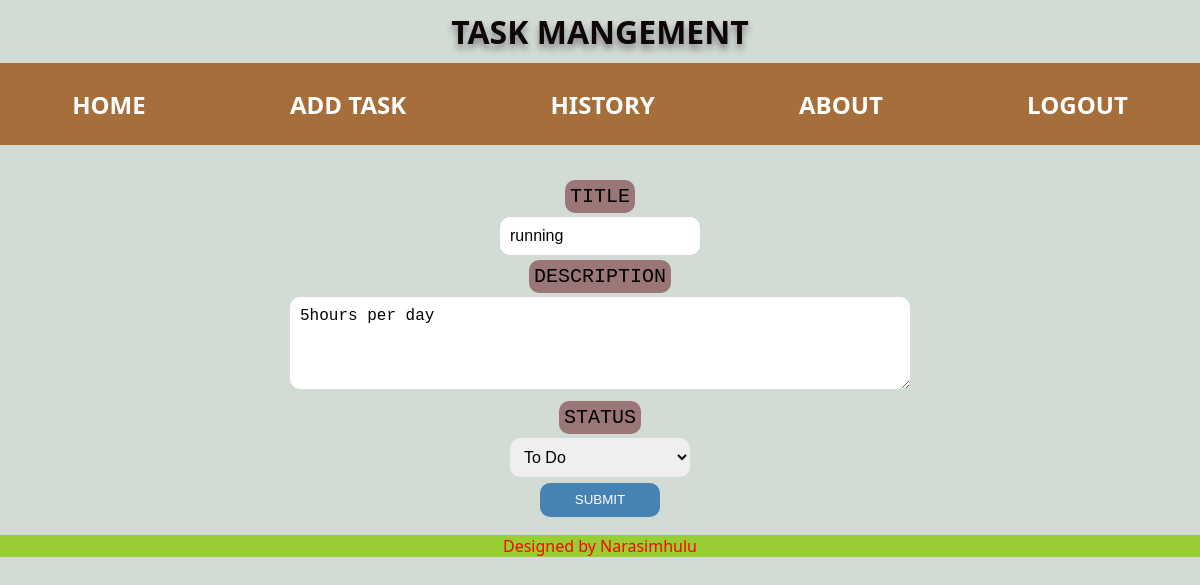
The page /home/update/75 on the database its author committed.
### myapp/models.py (models this page shows, shortened)
class Task(models.Model):
    class Status(models.TextChoices):
        TODO = "todo", "To Do"
        IN_PROGRESS = "in_progress", "In Progress"
        DONE = "done", "Done"
    title = models.CharField(max_length=100)
    description = models.CharField(max_length=500)
    status = models.CharField(max_length=20, choices=Status.choices, default=Status.TODO)

### myapp/views.py (the view)
# urls.py: path('update/<int:id>',views.upd,name='update'),
def upd(request, id):
    s = Task.objects.get(id=id)
    if request.method == "POST":
        s.title = request.POST["title"]
        s.description = request.POST["description"]
        s.status = request.POST.get("status", s.status)
        s.save()
        return redirect("home")
    d = {"k": s, "status_choices": Task.Status.choices}
    return render(request, "create.html", d)

### myapp/templates/create.html (shortened to what this page needs)
{% extends 'home.html' %}
{% block content %}
    <div class="inp">
        <form action="" method="POST">
            <label for="title">TITLE</label><br>
            <input id="title" type="text" placeholder="Enter the title" name="title" value="{{ k.title }}"><br>
            <label for="description">DESCRIPTION</label><br>
            <textarea id="description" name="description" rows="4" placeholder="Enter the description">{{ k.description }}</textarea><br>
            <label for="status">STATUS</label><br>
            <select id="status" name="status">
                {% for value, label in status_choices %}
                    <option value="{{ value }}" {% if k.status == value %}selected{% endif %}>{{ label }}</option>
                {% endfor %}
            </select>
            <br>
            <button type="submit">SUBMIT</button>
        </form>
    </div>
{% endblock %}

### myapp/static/index.css (style rules this page uses)
body { background-color:rgb(211, 219, 213); font-family: 'Segoe UI', Tahoma, Geneva, Verdana, sans-serif; }
* { padding:0px; margin:0px; }
#title { width: 15%; word-wrap: break-word; overflow-wrap: break-word; }
#status { width: 15%; word-wrap: break-word; overflow-wrap: break-word; }
form { margin-top: 30px; font-size: 25px; text-align: center; height: 350px; }
.inp label { border: 2px solid grey; border-radius: 10px; background-color: rgb(155, 118, 118); font-size: 20px; color: black; font-family: 'Courier New', Courier, monospace; padding: 5px; margin-bottom: 5px; border: none; }
.inp input, .inp textarea, .inp select { margin-top: 8px; border-radius: 10px; font-size: 16px; color: black; padding: 10px; border: none; outline: none; width: min(600px, 90vw); }
.inp textarea { resize: vertical; }
button { width: 120px; height: 34px; border-radius: 10px; border: none; background-color: steelblue; color: white; }

### rows shown on the page
Task: title "running", description "5hours per day", status "To Do"
